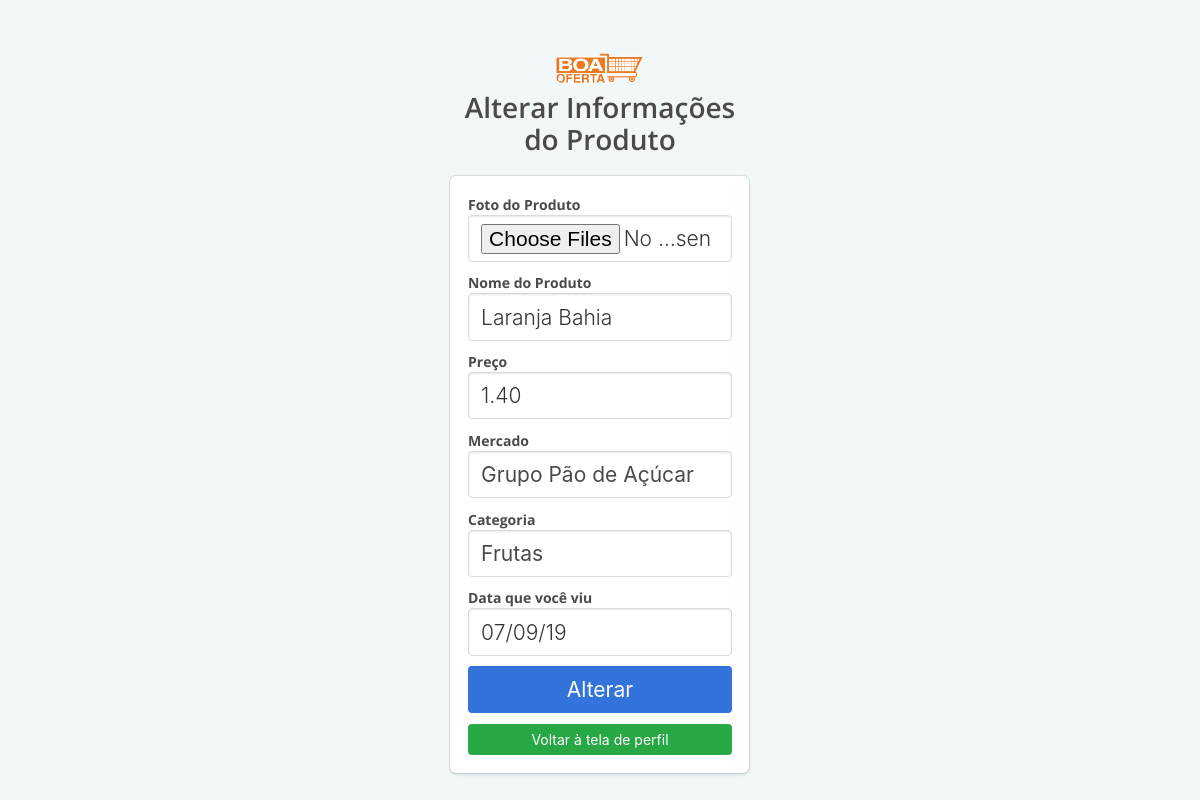
Before: /alterarProduto.php?id=2 (signed in) with the older database file.
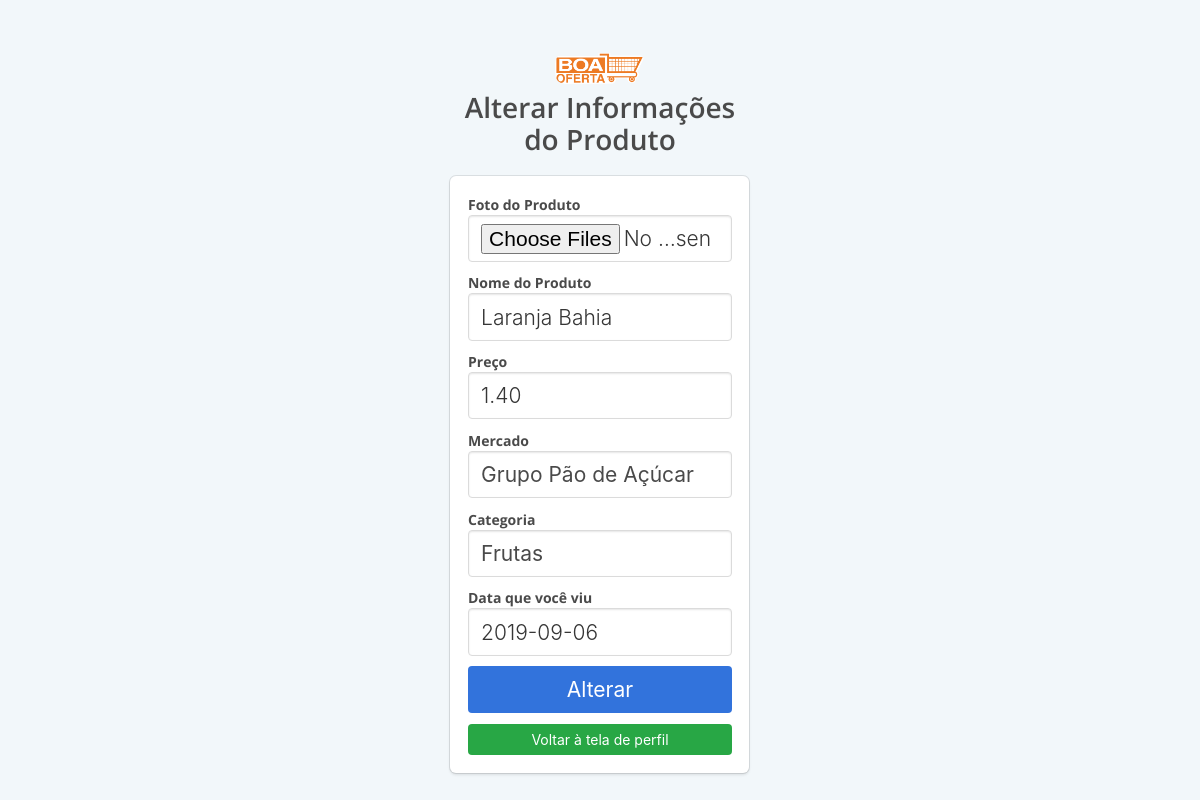
After: the same page with the newer database file.
### tables this page shows
CREATE TABLE produtos (
id_produto int PRIMARY KEY NOT NULL AUTO_INCREMENT,
fk_cpf varchar(14),
fk_id_mercado int,
fk_id_categoria int,
foto_produto varchar(150),
nome_produto varchar(50),
data_cadastro varchar(10),
data_visu date,
preco varchar(25),
descricao varchar(50),
curtida varchar(5),
descurtida varchar(5),
CONSTRAINT fk_produto_cpf FOREIGN KEY(fk_cpf) REFERENCES usuarios (cpf),
CONSTRAINT fk_produto_id_mercado FOREIGN KEY(fk_id_mercado) REFERENCES mercados (id_mercado),
CONSTRAINT fk_produto_id_categoria FOREIGN KEY(fk_id_categoria) REFERENCES categorias (id_categoria)
);

CREATE TABLE mercados (
id_mercado int PRIMARY KEY NOT NULL AUTO_INCREMENT,
nome_mercado varchar(150)
);

CREATE TABLE categorias (
id_categoria int PRIMARY KEY NOT NULL AUTO_INCREMENT,
nome_categoria varchar(50),
foto_categoria varchar(150)
);

### alterarProduto.php (the view, shortened to what the changed rows need)
<?php
require_once("class/conexao.php");
?>
<!DOCTYPE html>
<html>
<head>
    <link rel="stylesheet" href="css/bulma.min.css" />
    <link rel="stylesheet" type="text/css" href="css/estilo.css">
</head>
<body>
    <section class="hero is-success is-fullheight">
        <div class="hero-body">
            <div class="container has-text-centered">
                <div class="column is-4 is-offset-4">
                    <?php
                    $result_produto = "SELECT id_produto, fk_cpf, fk_id_mercado ,fk_id_categoria, foto_produto, nome_produto, data_cadastro, data_visu, preco, curtida, descurtida from produtos, usuarios where fk_cpf = cpf and email = '$_SESSION[usuario]' and id_produto = $_GET[id]";
                    $resultado_produto = mysqli_query($conexao, $result_produto);
                    while($row_produto = mysqli_fetch_assoc($resultado_produto)){
                    ?>
                    <div class="box">
                        <form action="infoProduto.php?id=<?php echo($_GET['id']) ?>" method="POST">
                            <div class="field">
                                <div class="control">
                                    <label id="labelCadastro">Foto do Produto</label>
                                    <input type="file" name="foto_produto" class="input is-large"  accept="image/png, image/jpeg" multiple />
                                </div>
                            </div>
                            <div class="field">
                                <div class="control">
                                    <label id="labelCadastro">Nome do Produto</label>
                                    <input name="nome_produto" type="text" class="input is-large" value="<?php echo $row_produto['nome_produto']; ?>">
                                </div>
                            </div>
                            <div class="field">
                                <div class="control">
                                    <label id="labelCadastro">Preço</label>
                                    <input name="preco" type="text" type="number" class="input is-large" value="<?php echo $row_produto['preco']; ?>">
                                </div>
                            </div>
                            <div class="field">
                                <div class="control">
                                    <label id="labelCadastro">Mercado</label>
                                    <select class="input is-large" name="mercado" style="color: rgb(74, 74, 74);">
                                            <?php
                                            $sql = "SELECT nome_mercado FROM mercados, produtos WHERE fk_id_mercado = id_mercado AND fk_id_mercado = $row_produto[fk_id_mercado];";
                                            $resultado = $conexao->query($sql) OR trigger_error($conexao->error, E_USER_ERROR);
                                            $consulta = $resultado->fetch_object();
                                            echo '<option value="'.$row_produto['fk_id_mercado'].'">'.$consulta->nome_mercado.'</option>';
                                            ?>
                                    </select>
                                </div>
                            </div>
                            <div class="field">
                                <div class="control">
                                    <label id="labelCadastro">Categoria</label>
                                    <select class="input is-large" name="categoria" style="color: rgb(74, 74, 74);">
                                            <?php
                                            $sql = "SELECT nome_categoria FROM categorias, produtos WHERE fk_id_categoria = id_categoria AND fk_id_categoria = $row_produto[fk_id_categoria];";
                                            $resultado = $conexao->query($sql) OR trigger_error($conexao->error, E_USER_ERROR);
                                            $consulta = $resultado->fetch_object();
                                            echo '<option value="'.$row_produto['fk_id_categoria'].'">'.$consulta->nome_categoria.'</option>';
                                            ?>
                                    </select>
                                </div>
                            </div>
                            <div class="field">
                                <div class="control">
                                    <label id="labelCadastro">Data que você viu</label>
                                    <input name="data_visu" class="input is-large" type="text" value="<?php echo $row_produto['data_visu']; ?>">
                                </div>
                            </div>
                            <button type="submit" class="button is-block is-link is-large is-fullwidth">Alterar</button>
                        </form>
                        <a href="seuPerfil.php">
                            <button class="button is-block is-link is-fullwidth" style="margin-top: 4%; background-color: #28a745;">Voltar à tela de perfil</button>
                        </a>
                            <?php }
                            ?>
                    </div>
                </div>
            </div>
        </div>
    </section>
</body>
</html>

Changed rows visible on the page:
changed produtos "Laranja Bahia": data_visu "07/09/19" → "2019-09-06"
